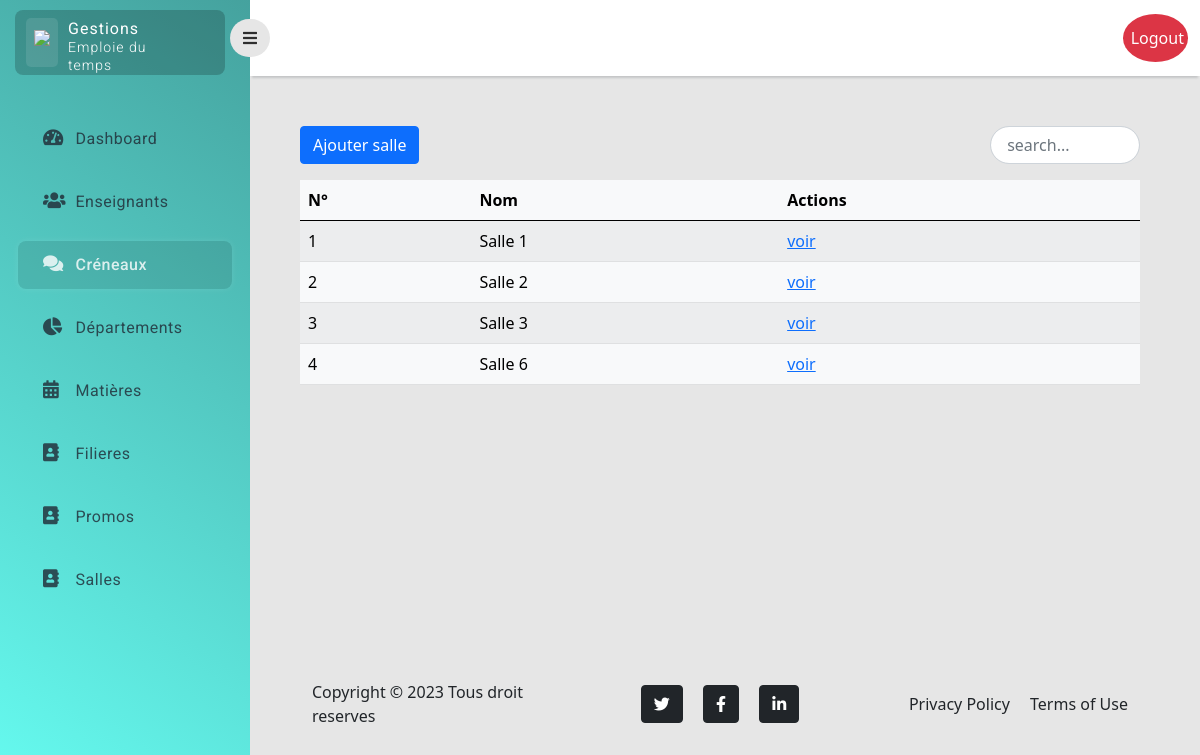
Screenshot of /salle/ (signed in) with the database file from the repository.
### myApp/models.py (models this page shows)
class Salle(models.Model):
    name = models.CharField(max_length=100)
    class Meta:
        ordering = ['name']

### myApp/salle/views.py (the view)
# urls.py: path('',index, name="crenaux.index"),
@login_required(login_url="/login/")
@staff_member_required
def index(request):
    salle = Salle.objects.all()
    return render(request, 'salle/index.html', {'salle': salle})

### myApp/templates/salle/index.html (shortened to what this page needs)
{% extends 'layouts/base.html' %}
{% block main %}
    <div class="main-content">
        <div class="top-content ">
            <div class="items ">
                    <a href="{% url 'salle.add' %}" class="btn btn-primary">Ajouter salle</a>
                    <input id="search" class="form-control search start-end" placeholder=" search...">
            </div>
        </div>
        <table class="table table-light table-striped mt-3 ">
            <thead>
                <tr>
                    <th scope="col">N°</th>
                    <th scope="col">Nom</th>
                    <th scope="col">Actions</th>
                </tr>
            </thead>
            <tbody id="myTable">
                    {% for sal in salle %}
                    <tr class="">
                    <td>{{ forloop.counter }}</td>
                    <td>{{ sal.name }}</td>
                    <td>
                        <a href="/salle/show/{{ sal.id }}"> voir</a>
                    </td>
                    {% empty %}
                    <td> Pas de salle</td>
                    {% endfor %}
                </tr>
            </tbody>
        </table>
    </div>
{% endblock main %}

### myApp/static/assets/css/style.css (style rules this page uses)
body { background-color: #e6e6e6; }
.top-content .items { display: flex; justify-content: space-between; }
.search { border-radius: 30px; width: 150px; }

### rows the page displays
Salle: name "Salle 1"
Salle: name "Salle 2"
Salle: name "Salle 3"
Salle: name "Salle 6"
